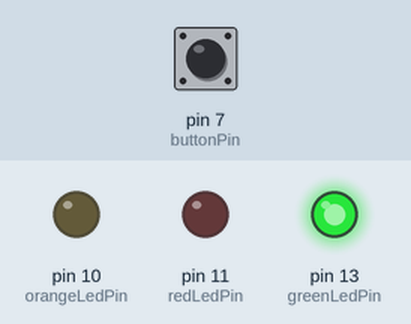
Simulated run of this sketch. Board: Arduino Uno, built with avr-gcc and run on an emulated ATmega328P. On the bench: output pins drawn as LEDs (lit = HIGH). Dashed ring = blinking. Inputs (shaded band) come from the test bench; at power-on: pin 7 (buttonPin) LOW.

Above: at 1.2 s.
1.3 s: pin 7 (buttonPin) pulled HIGH for 0.15 s
At 2.1 s:
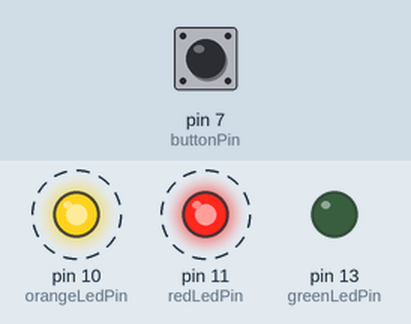
4.4 s: pin 7 (buttonPin) pulled HIGH for 1 s
At 5.6 s:
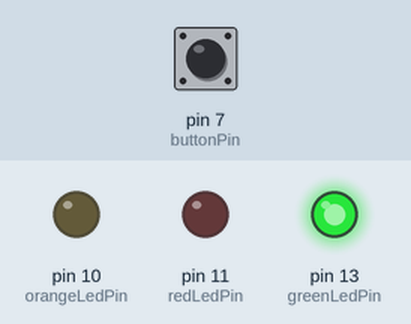
6.9 s: pin 7 (buttonPin) pulled HIGH for 3.2 s
At 8.3 s:
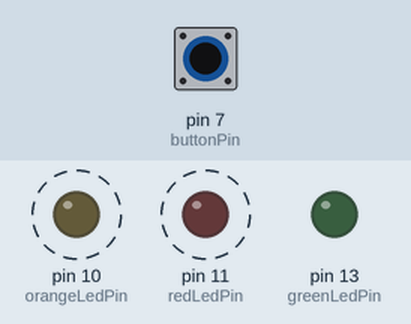
Timing chart, 0 to 36.4 s (numbered marks = the images above; inputs shaded):
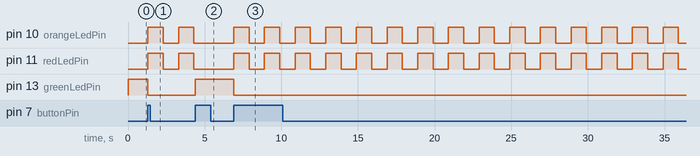

Measured:
- after the input at 1.3 s, pin 10 (orangeLedPin), pin 11 (redLedPin): alternates HIGH for 1.0 s and LOW for 1.0 s, starting at once; pin 13 (greenLedPin): HIGH → LOW at once
- after the input at 4.4 s, pin 10 (orangeLedPin), pin 11 (redLedPin): stays LOW (without the input it goes to HIGH after 0.90 s); pin 13 (greenLedPin): LOW → HIGH at once
- after the input at 6.9 s, pin 10 (orangeLedPin), pin 11 (redLedPin): alternates HIGH for 1.0 s and LOW for 1.0 s, starting at once; pin 13 (greenLedPin): HIGH → LOW at once

The sketch:

ex00.ino
```cpp
const int       buttonPin = 7;
const int       greenLedPin = 13;
const int       redLedPin = 11;
const int       orangeLedPin = 10;

int             buttonCounter = 0;
int             buttonState = LOW;
int             prevButtonState = LOW;

int             redLedState = LOW;
int             greenLedState = LOW;
int             orangeLedState = LOW;

unsigned long   prevTime1 = 0;
unsigned long   prevTime2 = 0;

void setup()
{
    pinMode(orangeLedPin, OUTPUT);
    pinMode(greenLedPin, OUTPUT);
    pinMode(redLedPin, OUTPUT);
    pinMode(buttonPin, INPUT);
}

int	checkTime(int delay, unsigned long *prev)
{
    unsigned long	currTime;

    currTime = millis();
    if (currTime - *prev >= delay)
    {
        *prev = currTime;
        return (1);
    }
    return (0);
}

void loop()
{
    buttonState = digitalRead(buttonPin);
    if (buttonState == HIGH && buttonState != prevButtonState)
        buttonCounter += 1;
    if (buttonCounter % 2 == 1)
    {
        if (greenLedState == HIGH)
        {
            greenLedState = LOW;
            digitalWrite(greenLedPin, LOW);
        }
        if (checkTime(1000, &prevTime1))
        {
            if (redLedState == LOW)
                redLedState = HIGH;
            else
                redLedState = LOW;
            digitalWrite(redLedPin, redLedState);
        }
         if (checkTime(1000, &prevTime2))
        {
            if (orangeLedState == LOW)
                orangeLedState = HIGH;
            else
                orangeLedState = LOW;
            digitalWrite(orangeLedPin, orangeLedState);
        }
    }
    else
    {
        if (redLedState == HIGH)
        {
            redLedState = LOW;
            digitalWrite(redLedPin, LOW);
        }
		if (orangeLedState == HIGH)
		{
			orangeLedState = LOW;
			digitalWrite(orangeLedPin, LOW);
		}
        if (greenLedState == LOW)
        {
            greenLedState = HIGH;
            digitalWrite(greenLedPin, HIGH);
        }
    }
    prevButtonState = buttonState;
}
```
